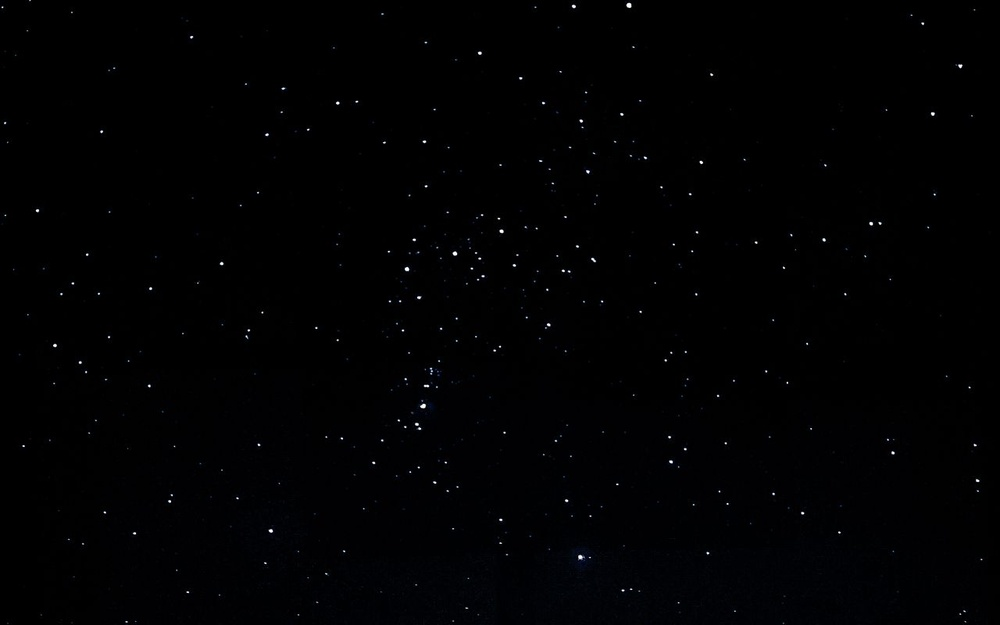
#> input picture materials/starry_sky_stars_black.jpg, 1000 x 625 px, shrunk from 1280 x 800 before the run; its folder holds only this picture in this run
$ python -i flash_analyzer.py   (imports and definitions only)
#> lines starting #> are read from the running program, lines starting #| are printed output that depends on the picture; after the words box and inside, x2 and y2 are one past the last pixel; in counts of white or black regions, pixels touching at a corner belong together
### src/real_data_loader.py
import cv2
import numpy as np
from astropy.io import fits
import os
from pathlib import Path


class RealSequenceLoader:
    """
    Загрузчик реальных последовательностей: папка изображений / видео / FITS
    Возвращает список путей + готовые к использованию массивы
    """

    def load_sequence(self, source, max_frames=200):
        """
        source может быть:
        - путь к папке → все изображения/файлы FITS в ней
        - путь к видео (.mp4, .avi и т.д.)
        - путь к одному файлу (.jpg, .png, .tif, .fits, .fit)
        - путь к FITS-кубу (3D)
        """
        source = Path(source).resolve()  # делаем абсолютный путь — помогает с ошибками

        if source.is_dir():
            return self._from_folder(source, max_frames)

        elif source.is_file():
            ext = source.suffix.lower()
            if ext in {'.mp4', '.avi', '.mov', '.mkv'}:
                return self._from_video(str(source), max_frames)

            elif ext in {'.fits', '.fit'}:
                return self._from_fits(source, max_frames)

            elif ext in {'.png', '.jpg', '.jpeg', '.tif', '.tiff'}:
                # Одиночное изображение → последовательность из 1 кадра
                print(f"Обнаружен одиночный файл изображения: {source.name}")
                frame = self._load_single(source)
                temp_path = f"temp_single_frame_{source.stem}.png"
                cv2.imwrite(temp_path, (frame * 65535).astype(np.uint16))
                return [temp_path], [frame]

            else:
                raise ValueError(f"Неизвестный формат файла: {ext}")

        else:
            raise ValueError(f"Путь не существует или недоступен: {source}")

    # [56 lines left out: functions _from_folder, _from_video, _from_fits, not called in this run]

    def _load_single(self, path):
        ext = path.suffix.lower()
        try:
            if ext in {'.fits', '.fit'}:
                with fits.open(path) as hdul:
                    img = hdul[0].data.astype(np.float32)
                    if img.ndim == 3:  # иногда приходит с каналом
                        img = img[0] if img.shape[0] == 1 else np.mean(img, axis=0)
                    img = (img - np.min(img)) / (np.max(img) - np.min(img) + 1e-8)
                    return img
            else:  # png, jpg, tif и т.д.
                img = cv2.imread(str(path), cv2.IMREAD_GRAYSCALE)
                if img is None:
                    raise ValueError(f"Не удалось прочитать изображение: {path}")
                return img.astype(np.float32) / 255.0
        except Exception as e:
            raise ValueError(f"Ошибка при загрузке {path}: {str(e)}")

### src/image_processor.py
import cv2
import numpy as np

# Цвета и метки
OBJECT_COLORS = {
    "звезда (точечная)": (255, 0, 0),
    "звезда с дифракцией / кластер": (0, 255, 0),
    "галактика / крупный кластер": (0, 165, 255),
    "вспышка / спутник / мусор / артефакт": (0, 0, 255),
    "вспышка (вытянутый)": (0, 255, 255),
    "мусор / артефакт": (128, 0, 128),
    "неизвестно": (200, 200, 200)
}

LABEL_MAP = {
    "звезда (точечная)": "Star",
    "звезда с дифракцией / кластер": "Diffraction",
    "галактика / крупный кластер": "Galaxy",
    "вспышка / спутник / мусор / артефакт": "Flash",
    "вспышка (вытянутый)": "Elongated",
    "мусор / артефакт": "Artifact",
    "неизвестно": "Unknown"
}


class ImageProcessor:
    def __init__(self):
        self.background_model = None
        self.learning_rate = 0.01

    # [116 lines left out: functions load_and_preprocess, detect_foreground, update_background, find_flash_candidates, process_image_sequence, not called in this run]

    def draw_bounding_boxes(self, color_img, candidates):
        """Рисование рамок"""
        img = color_img.copy()

        for cand in candidates:
            x1, y1, x2, y2 = cand['bbox']
            obj_type = cand.get('type', 'неизвестно')

            color = OBJECT_COLORS.get(obj_type, (128, 128, 128))
            label = LABEL_MAP.get(obj_type, "Unknown")

            # Рисуем рамку
            thickness = 3 if "вспышка" in obj_type or "Flash" in label else 2
            cv2.rectangle(img, (x1, y1), (x2, y2), color, thickness)

            # Рисуем подпись
            label_y = max(y1 - 5, 20)
            cv2.putText(img, label, (x1, label_y),
                        cv2.FONT_HERSHEY_SIMPLEX, 0.5, color, 1, cv2.LINE_AA)

            # Добавляем площадь для отладки
            area_text = str(cand['area'])
            cv2.putText(img, area_text, (x2 - 20, y2 - 5),
                        cv2.FONT_HERSHEY_SIMPLEX, 0.3, color, 1)

        return img

### src/flash_analyzer.py
import numpy as np
import matplotlib.pyplot as plt
import os
import cv2
from collections import Counter
from src.image_processor import ImageProcessor
from src.signal_detector import SignalDetector


class FlashAnalyzer:
    """
    Анализатор световых вспышек
    """

    def __init__(self):
        from src.real_data_loader import RealSequenceLoader
        self.loader = RealSequenceLoader()
        self.flash_types = {
            'Метеор': {'duration_sec': 0.1, 'intensity': 8.0, 'frequency': 'редко'},
            'Спутник': {'duration_sec': 2.0, 'intensity': 3.0, 'frequency': 'часто'},
            'Искусственный': {'duration_sec': 0.5, 'intensity': 6.0, 'frequency': 'средне'},
            'Естественный': {'duration_sec': 0.2, 'intensity': 7.0, 'frequency': 'редко'}
        }

    def analyze_real_sequence(self, source_path, n_frames=100, threshold=0.04):
        """
        Анализ реальной последовательности.
        threshold — порог яркости для выделения объектов
        """
        print(f"\n{'=' * 60}")
        print(f"Начинаем анализ: {source_path}")
        print(f"Порог: {threshold:.4f}")
        print(f"{'=' * 60}\n")

        # Очистка старых аннотаций
        output_dir = "annotated_frames"
        if os.path.exists(output_dir):
            for old_file in os.listdir(output_dir):
                file_path = os.path.join(output_dir, old_file)
                if os.path.isfile(file_path):
                    try:
                        os.remove(file_path)
                    except:
                        pass
        os.makedirs(output_dir, exist_ok=True)

        try:
            image_paths, frame_arrays = self.loader.load_sequence(source_path, n_frames)
#> image_paths = 1 item; frame_arrays = 1 item
            print(f"✅ Загружено {len(frame_arrays)} кадров")
#| ✅ Загружено 1 кадров

            # Для отладки: сохраняем первый кадр для визуальной проверки
            if frame_arrays:
                debug_path = os.path.join(output_dir, "debug_original_frame.png")
                cv2.imwrite(debug_path, (frame_arrays[0] * 255).astype(np.uint8))
                print(f"📷 Сохранён оригинальный кадр для отладки: {debug_path}")

        except Exception as e:
            print(f"❌ Ошибка загрузки: {e}")
            return None, None

        processor = ImageProcessor()

        # Для одиночного изображения используем специальный режим
        if len(frame_arrays) == 1:
            print("🔧 Режим анализа одиночного изображения")
            return self._analyze_single_image(image_paths[0], frame_arrays[0], processor, threshold, output_dir)

        # Для последовательности используем обычный режим
        detections = processor.process_image_sequence(image_paths, threshold=threshold)
        return self._process_detections(detections, processor, output_dir, threshold)

    def _analyze_single_image(self, image_path, image_array, processor, threshold, output_dir):
        """
        Специальный метод для анализа одиночного изображения
        """
#> called with threshold = 0.04, output_dir = 'annotated_frames'
        print(f"🔍 Анализ одиночного изображения...")

        # Загружаем цветное изображение
        color_img = cv2.imread(image_path)
        if color_img is None:
            print("❌ Не удалось загрузить цветное изображение")
            return None, None

        # Применяем различные методы детекции объектов

        # Метод 1: Пороговая обработка (простой метод)
        gray = cv2.cvtColor(color_img, cv2.COLOR_BGR2GRAY)
        gray_norm = gray.astype(np.float32) / 255.0

        # Адаптивный порог
        mean_val = np.mean(gray_norm)
#> mean_val = 0.00415
        std_val = np.std(gray_norm)
#> std_val = 0.0321
        adaptive_threshold = mean_val + threshold * std_val
#> adaptive_threshold = 0.00543

        print(f"📊 Статистика изображения:")
        print(f"   Средняя яркость: {mean_val:.3f}")
#|    Средняя яркость: 0.004
        print(f"   Стандартное отклонение: {std_val:.3f}")
#|    Стандартное отклонение: 0.032
        print(f"   Адаптивный порог: {adaptive_threshold:.3f}")
#|    Адаптивный порог: 0.005

        # Создаём маску ярких областей
        bright_mask = gray_norm > adaptive_threshold
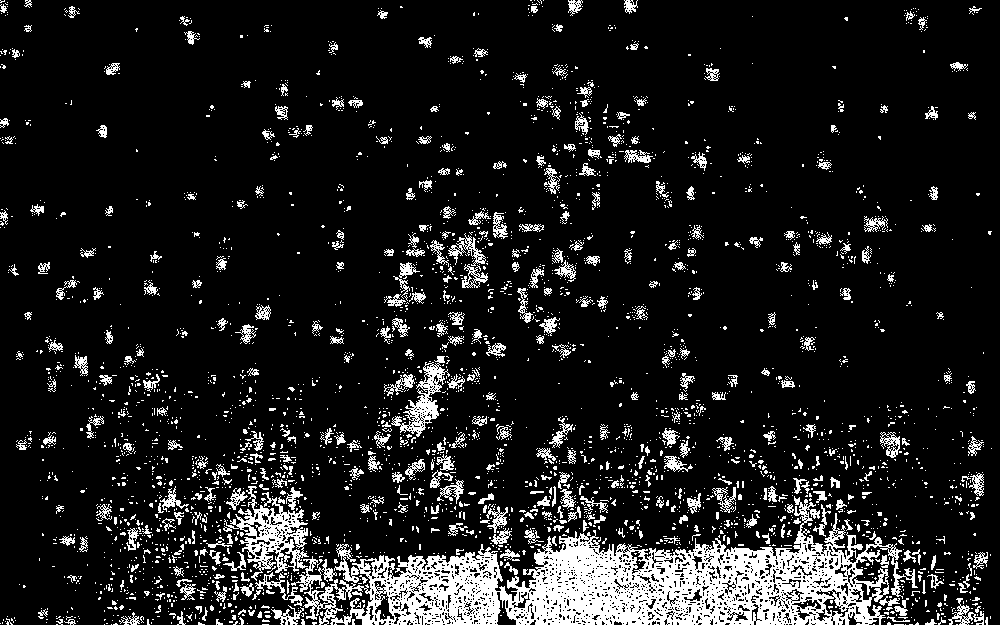
#> bright_mask: shape (625, 1000) bool; 11.8% white; 3626 white regions (3207 under 20 px), largest, box (x1, y1, x2, y2) and area: (291, 496, 918, 625) 31933, (223, 486, 309, 581) 2768, (391, 356, 450, 437) 1323

        # Морфологическая обработка
        kernel = cv2.getStructuringElement(cv2.MORPH_ELLIPSE, (3, 3))
        bright_mask = cv2.morphologyEx(bright_mask.astype(np.uint8), cv2.MORPH_OPEN, kernel)
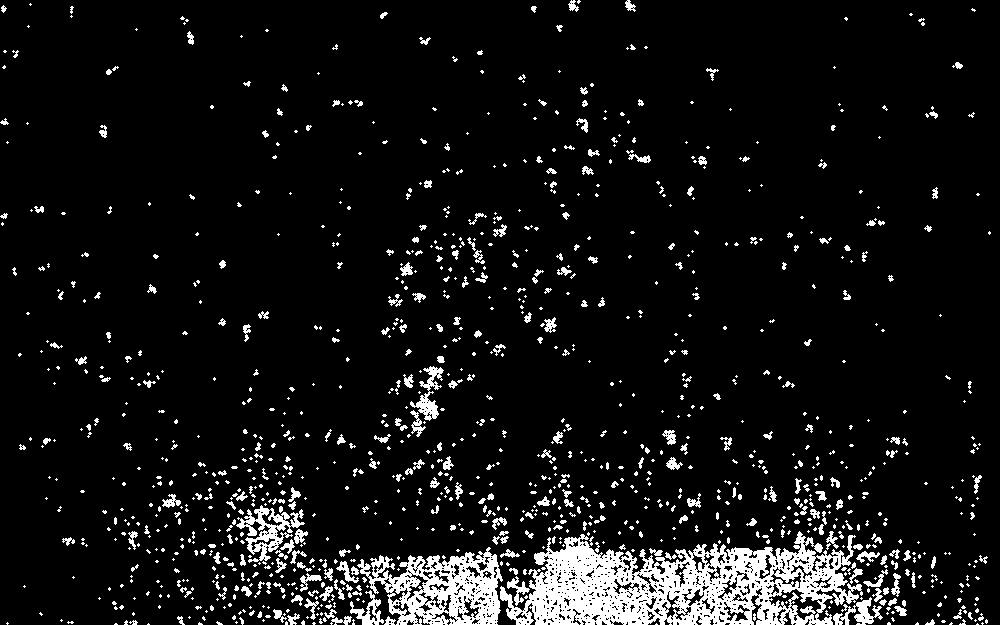
#> bright_mask: shape (625, 1000); values 0 (black) and 1 (white), 7.8% white; 1173 white regions (840 under 20 px), largest, box (x1, y1, x2, y2) and area: (500, 531, 863, 625) 18338, (357, 547, 503, 625) 5841, (236, 505, 305, 563) 1392
        bright_mask = cv2.morphologyEx(bright_mask, cv2.MORPH_CLOSE, kernel)
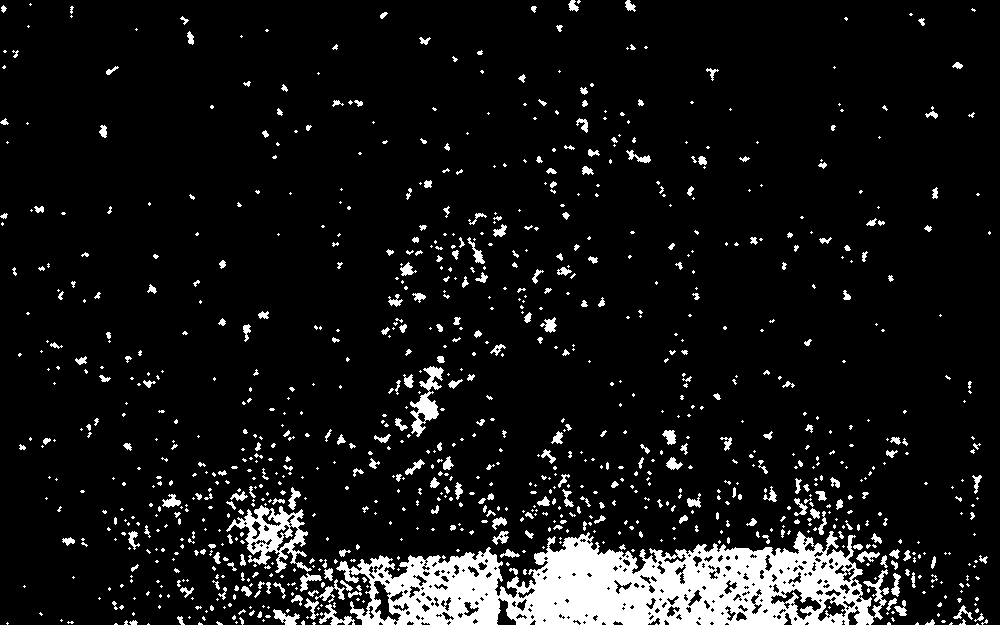
#> bright_mask: shape (625, 1000); values 0 (black) and 1 (white), 8.6% white; 1000 white regions (685 under 20 px), largest, box (x1, y1, x2, y2) and area: (336, 531, 889, 625) 30120, (226, 505, 312, 573) 2197, (410, 366, 444, 437) 902

        # Находим компоненты связности
        num_labels, labels, stats, centroids = cv2.connectedComponentsWithStats(bright_mask, connectivity=8)
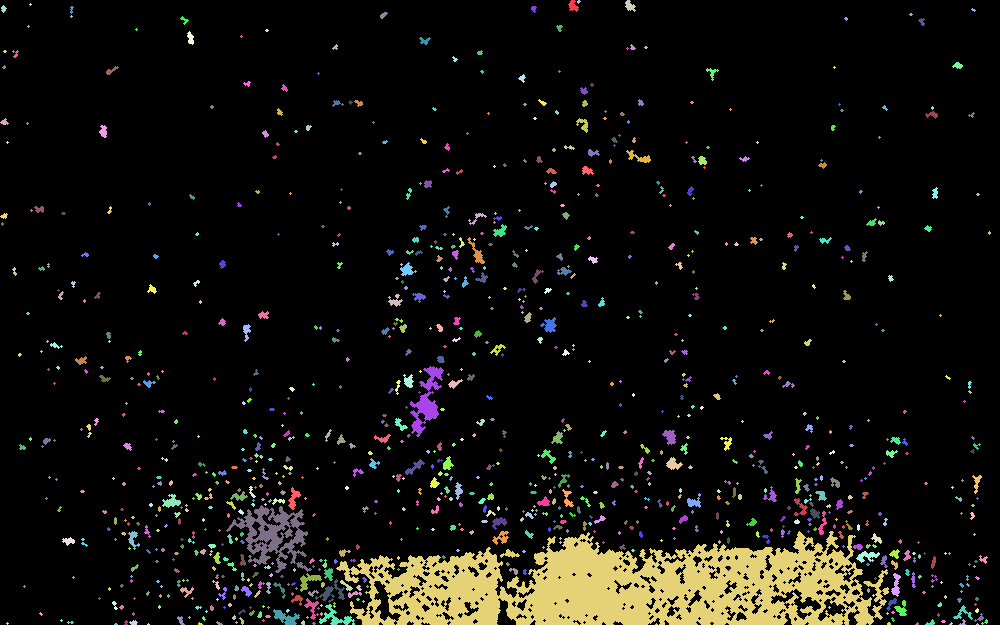
#> labels: shape (625, 1000) int32; 1001 distinct labels, from 0 to 1000; one colour per label, 0 black
#> num_labels = 1001; stats = 1001 rows, first 6: [0, 0, 1000, 625, 571345], [568, 0, 11, 12, 77], [577, 0, 4, 4, 10], [625, 0, 11, 12, 76], [29, 3, 3, 3, 5], [1, 5, 6, 8, 28]; centroids = 1001 pairs, first value 2 to 989, second value 1.3 to 623.8

        print(f"🔍 Найдено компонент: {num_labels - 1}")
#| 🔍 Найдено компонент: 1000

        candidates = []
        for i in range(1, num_labels):
            area = stats[i, cv2.CC_STAT_AREA]
            if area < 3:  # Минимальная площадь
                continue

            x = stats[i, cv2.CC_STAT_LEFT]
            y = stats[i, cv2.CC_STAT_TOP]
            w = stats[i, cv2.CC_STAT_WIDTH]
            h = stats[i, cv2.CC_STAT_HEIGHT]

            aspect_ratio = max(w, h) / min(w, h) if min(w, h) > 0 else 1.0

            # Классификация
            if area <= 15:
                obj_type = "звезда (точечная)"
            elif area <= 80:
                obj_type = "звезда с дифракцией / кластер"
            elif area <= 300:
                obj_type = "галактика / крупный кластер"
            else:
                obj_type = "вспышка / спутник / мусор / артефакт"

            if aspect_ratio > 2.0:
                obj_type = "вспышка (вытянутый)"

            candidates.append({
                'bbox': (x, y, x + w, y + h),
                'area': area,
                'centroid': (centroids[i][0], centroids[i][1]),
                'aspect_ratio': aspect_ratio,
                'type': obj_type
            })

            print(f"   Объект {i}: площадь={area}, тип={obj_type}, позиция=({x},{y})")
#> this loop made 1000 passes
#> (area, x, y, w, h, aspect_ratio) on passes 1, 3, 5, 7, 9, 12, 14, 16: (77, 568, 0, 11, 12, 1.09), (76, 625, 0, 11, 12, 1.09), (28, 1, 5, 6, 8, 1.33), (27, 531, 6, 6, 7, 1.17), (32, 380, 12, 8, 7, 1.14), (31, 180, 16, 9, 9, 1), (32, 918, 18, 7, 8, 1.14), (29, 556, 25, 7, 7, 1)
#> (printed output is left out)

        # Рисуем рамки
        if candidates:
            annotated_img = processor.draw_bounding_boxes(color_img, candidates)
#> after the loop in draw_bounding_boxes, `for cand in candidates:`:
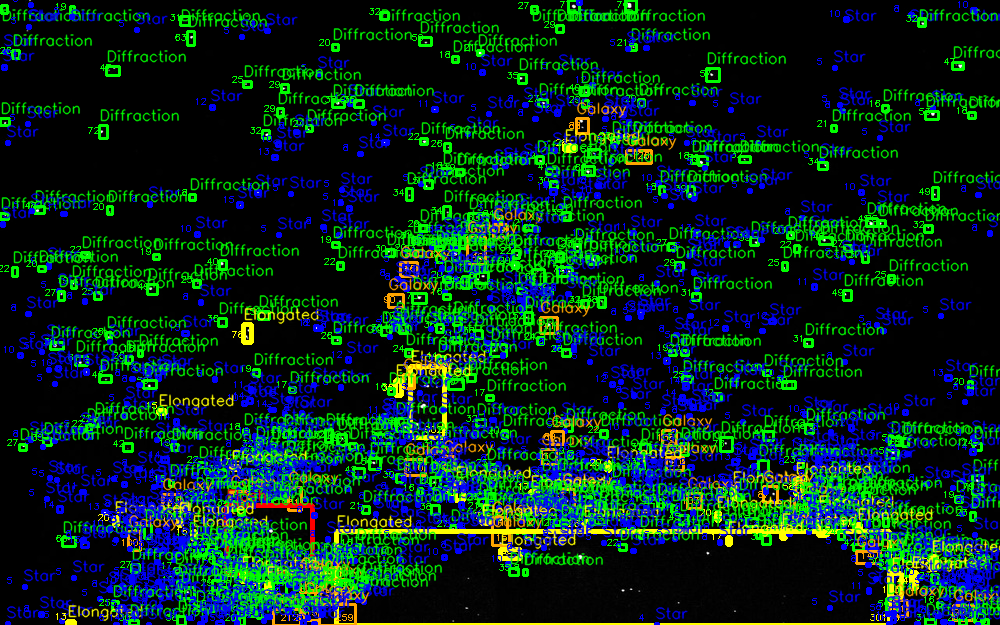
#> img: shape (625, 1000, 3); mean B, G, R 30, 41.8, 8.5
            out_path = os.path.join(output_dir, "annotated_result.jpg")
            cv2.imwrite(out_path, annotated_img)
            print(f"✅ Сохранён результат: {out_path}")

            # Сохраняем маску для отладки
            mask_path = os.path.join(output_dir, "debug_mask.jpg")
            cv2.imwrite(mask_path, bright_mask * 255)
            print(f"🔧 Сохранена маска для отладки: {mask_path}")

            stats = {
                "total_objects": len(candidates),
                "by_type": Counter(c['type'] for c in candidates),
                "frames_processed": 1
            }

            return [out_path], stats
        else:
            print("⚠️ Объекты не найдены")

            # Сохраняем маску для отладки даже если объекты не найдены
            mask_path = os.path.join(output_dir, "debug_mask_empty.jpg")
            cv2.imwrite(mask_path, bright_mask * 255)
            print(f"🔧 Сохранена пустая маска: {mask_path}")

            # Сохраняем изображение с отладочной информацией
            debug_img = color_img.copy()
            cv2.putText(debug_img, f"Threshold: {threshold:.3f}", (10, 30),
                        cv2.FONT_HERSHEY_SIMPLEX, 0.7, (0, 0, 255), 2)
            cv2.putText(debug_img, f"Mean: {mean_val:.3f}, Std: {std_val:.3f}", (10, 60),
                        cv2.FONT_HERSHEY_SIMPLEX, 0.7, (0, 0, 255), 2)
            debug_path = os.path.join(output_dir, "debug_info.jpg")
            cv2.imwrite(debug_path, debug_img)

            return None, None

    # [43 lines left out: function _process_detections, not called in this run]

>>> result = FlashAnalyzer().analyze_real_sequence('../materials/starry_sky_stars_black.jpg')
